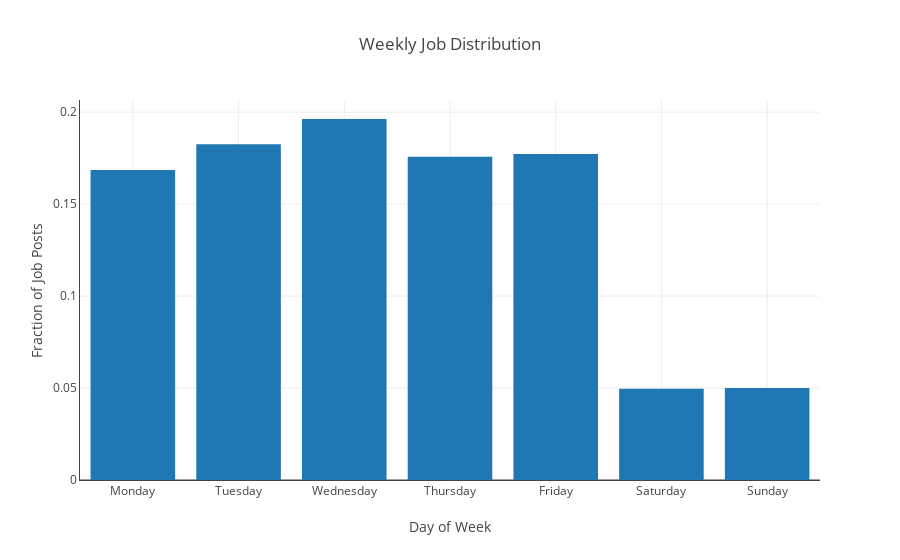

Source (notebook cell):
### Code cell
trace = go.Bar(x=week['day_of_week'], y=week['ratio'])

data = [trace]

layout = go.Layout(title='Weekly Job Distribution',
                   xaxis=dict(autorange=True, showgrid=True, zeroline=False, showline=True, showticklabels=True, title='Day of Week'),
                   yaxis=dict(autorange=True, showgrid=True, zeroline=True, showline=True, showticklabels=True, title='Fraction of Job Posts'))

fig = go.Figure(data=data, layout=layout)

py.plot(fig, filename='plots/weekly_distribution.html', auto_open=False)
py.iplot(fig)

### Figure 1 — Plotly figure (JSON) as saved in the notebook; plotly's stock layout.template omitted (floating-point values rounded to 4 significant figures)
{"data": [{"type": "bar", "uid": "a80d4799-3587-4cf0-b51d-61981012c0d2", "x": ["Monday", "Tuesday", "Wednesday", "Thursday", "Friday", "Saturday", "Sunday"], "y": [0.1686, 0.1826, 0.1963, 0.1758, 0.1772, 0.04956, 0.05004]}], "layout": {"title": {"text": "Weekly Job Distribution"}, "xaxis": {"autorange": true, "showgrid": true, "showline": true, "showticklabels": true, "title": {"text": "Day of Week"}, "zeroline": false}, "yaxis": {"autorange": true, "showgrid": true, "showline": true, "showticklabels": true, "title": {"text": "Fraction of Job Posts"}, "zeroline": true}}}
